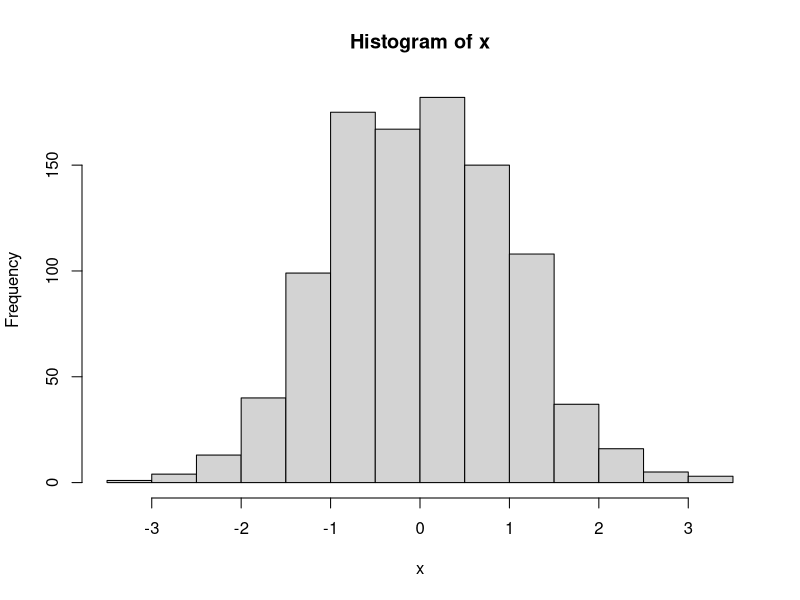
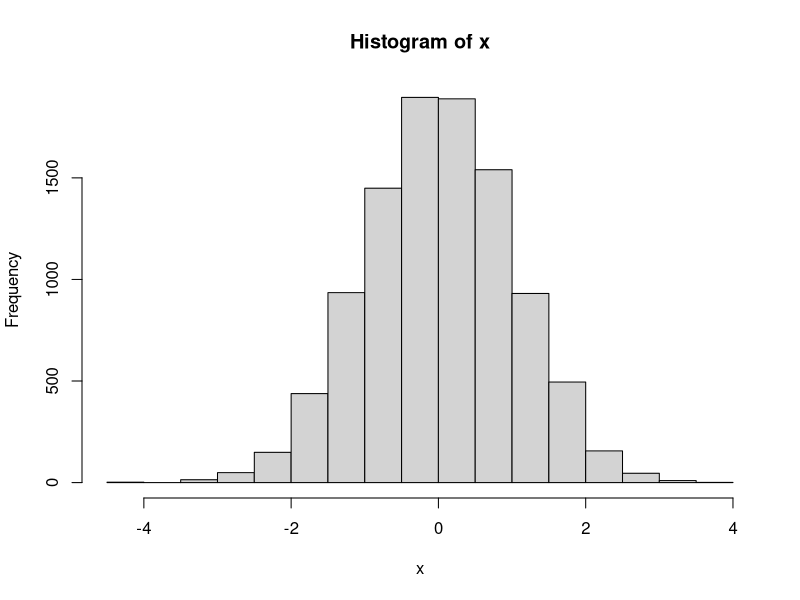

The R script that drew these images, in order:
## ---- chunk 1
x <- rnorm(1000)
hist(x)
## ---- chunk 2
x <- rnorm(10000)
hist(x)
